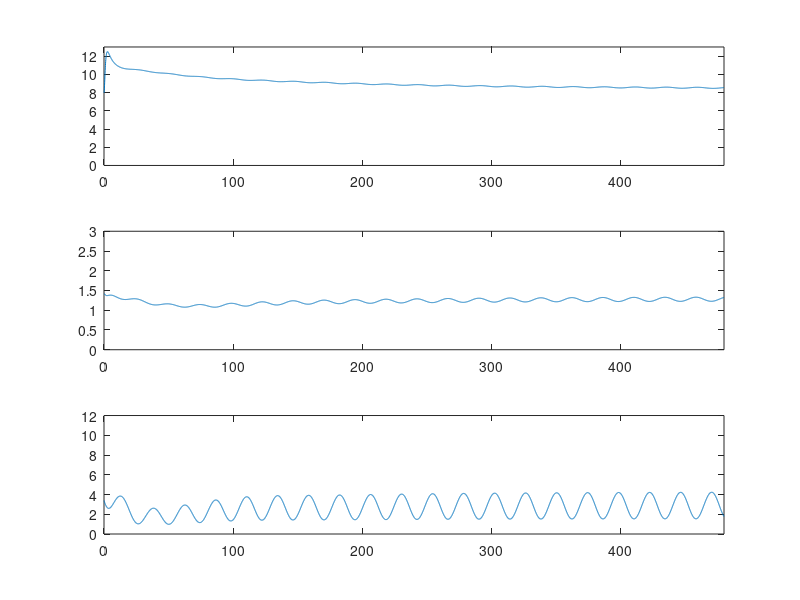

MATLAB code for this plot:
% this version has timedelays
% Thyroid hormone equations implementation based on 
% May 10, 2012 equations.
% Some equations are set to constants
% $ octave
% octave:1> thyroidglobal2
clc; clear all;

global p1 p2 p3 p4 p5 p6 p7 p8 p9 p10 p11 p12 p13 p14 p15 p16 p17 p18 p19;
global p20 p21 p22 p23 p24 p25 p26 p27 p28 p29 p30 p31 p32 p33 p34 p35 p36;
global p37 p38 p39 p40 p41 p42 p43 p44 p45 p46 p47 p48 kdelay u1 u4;

u1 = 0;        %194.439722;
u4 = 0;
kdelay = 5/8;               %(n-1)/k = t; n comps, t = 8hr

p1 = 0.00168;               %S4
p2 = 8;                     %tau
p3 = 0.868;                 %k12
p4 = 0.108;                 %k13
p5 = 584;                   %k31free
p6 = 1503;                  %k21free
p7 = 0.000289;              %A
p8 = 0.000214;              %B
p9 = 0.000128;              %C
p10 = -8.83*10^-6;          %D
p11 = 0.881;                %k4absorb
p12 = 0.0189;               %k02
p13 = 3.85*10^-4;           %VmaxD1fast
p14 = 2.85;                 %KmD1fast
p15 = 6.63*10^-4;           %VmaxD1slow
p16 = 95;                   %KmD1slow
p17 = 0.00109;              %VmaxD2slow
p18 = 0.075;                %KmD2slow
p19 = 3.71*10^-4;           %S3
p20 = 5.37;                 %k45
p21 = 0.0689;               %k46
p22 = 127;                  %k64free
p23 = 2043;                 %k54free
p24 = 0.00395;              %a
p25 = 0.00185;              %b
p26 = 0.00061;              %c
p27 = 0.000505;             %d
p28 = 0.882;                %k3absorb
p29 = 0.207;                %k05
p30 = 1166;                 %Bzero
p31 = 581;                  %Azero
p32 = 2.37;                 %Amax
%p33 = -3.71;                %phi
p33 = -4.4668;                %phi
p34 = 0.53;                 %kdegTSH-HYPO
p35 = 0.037;                %VmaxTSH
p36 = 23;                   %K50TSH
p37 = 0.118;                %k3
p38 = 0.29;                 %T4P-EU
p39 = 0.006;                %T3P-EU
p40 = 0.037;                %KdegT3B
p41 = 0.0034;               %KLAG-HYPO
p42 = 5;                    %KLAG
p43 = 1.3;                  %k4dissolve
p44 = 0.119;                %k4excrete
p45 = 1.78;                 %k3dissolve
p46 = 0.118;                %k3excrete
p47 = 3;                    %Vp
p48 = 3.5;                  %VTSH

% Equations are in a separate function
function [dqdt] = ODEss(t,q)
global p1 p2 p3 p4 p5 p6 p7 p8 p9 p10 p11 p12 p13 p14 p15 p16 p17 p18 p19;
global p20 p21 p22 p23 p24 p25 p26 p27 p28 p29 p30 p31 p32 p33 p34 p35 p36;
global p37 p38 p39 p40 p41 p42 p43 p44 p45 p46 p47 p48 kdelay u1 u4;

%_____________________________________________________________________
% Auxillaries
%q10init= T4Dose;                                               %T4Dose
%q11init= T3Dose;                                               %T3Dose
q4F= (p24 +p25*q(1) +p26*q(1)^2 +p27*q(1)^3) *q(4);             %FT3p
q1F= (p7 +p8*q(1) +p9*q(1)^2 +p10*q(1)^3) *q(1);                %FT4p
SR3= p19*q(19);%%%%%%%%%%% p2 is tau
SR4= p1*q(19);%%%%%%%%%%%%%
%fCIRC= 1+(p32/(p31*exp(-q(9)))-1)*(1/(1+exp(10*q(9)-55)));
fCIRC= 1;
%SRTSH= (p30 +p31*fCIRC*sin(pi/12*t-p33)) *exp(-q(9));
SRTSH= (p30 +p31*fCIRC*sin(pi/12*t-p33)) *exp(-0.118*q(8));
%SRTSH= 0;
%fdegTSH= p34 +p35/(p36+q(7));
fdegTSH= 0.756;
fLAG= p41 +2*q(8)^11/(p42^11 +q(8)^11);
%f4= p37 +5*p37/(1+exp(2*q(8)-7));
f4= 1;

%p17 = 4*p15;                                                    %80:20 conversion ratio

%_____________________________________________________________________
% ODEs
q1dot= SR4 +p3*q(2) +p4*q(3) -(p5+p6)*q1F +p11*q(11) +u1;       %T4dot
q2dot= p6*q1F -(p3+p12+ p13/(p14+q(2)))*q(2);                   %T4fast
q3dot= p5*q1F -(p4+ p15/(p16+q(3)) +p17/(p18+q(3)))*q(3);       %T4slow
q4dot= SR3 +p20*q(5) +p21*q(6) -(p22+p23)*q4F +p28*q(13) +u4;   %T3pdot
q5dot= p23*q4F +p13*q(2)/(p14+q(2)) -(p20+p29)*q(5);            %T3fast
q6dot= p22*q4F +p15*q(3)/(p16+q(3)) +p17*q(3)/(p18+q(3))-p21*q(6);%T3slow
q7dot= SRTSH -fdegTSH*q(7);                                     %TSHp
%q8dot= f4/p38*q(1) +p37/p39*q(4) -p40*q(8);                     %T3B
q8dot= q(1)/p38 +q(4)/p39 -p40*q(8);                     %T3B
q9dot= fLAG*(q(8)-q(9));                                        %T3B LAG
q10dot= -p43*q(10);                                             %T4PILLdot
q11dot= p43*q(10) - (p44+p11)*q(11);                            %T4GUTdot
q12dot= -p45*q(12);                                             %T3PILLdot
q13dot= p45*q(12) -(p46+p28)*q(13);                             %T3GUTdot

%_____________________________________________________________________
% Delay ODEs
q14dot= -kdelay*q(14) +q(7);                                    %delay1
q15dot= kdelay*(q(14) -q(15));                                  %delay2
q16dot= kdelay*(q(15) -q(16));                                  %delay3
q17dot= kdelay*(q(16) -q(17));                                  %delay4
q18dot= kdelay*(q(17) -q(18));                                  %delay5
q19dot= kdelay*(q(18) -q(19));                                  %delay6

%_____________________________________________________________________
%Outputs
y1= 777*q(1)/(10*p47);
y4= 651*q(4)/p47;
y7= 5.6*q(7)/p48;
y(1) = y1;
y(2) = y4;
y(3) = y7;
y = y';

%%%%%%%%%%%%%%%%%%%%%%%%%_______________________________________
%ODE vector
dqdt(1)=q1dot;
dqdt(2)=q2dot;
dqdt(3)=q3dot;
dqdt(4)=q4dot;
dqdt(5)=q5dot;
dqdt(6)=q6dot;
dqdt(7)=q7dot;
dqdt(8)=q8dot;
dqdt(9)=q9dot;
dqdt(10)=q10dot;
dqdt(11)=q11dot;
dqdt(12)=q12dot;
dqdt(13)=q13dot;
dqdt(14)=q14dot;
dqdt(15)=q15dot;
dqdt(16)=q16dot;
dqdt(17)=q17dot;
dqdt(18)=q18dot;
dqdt(19)=q19dot;
dqdt=dqdt';

endfunction

T4conv  = 777/30;
T3conv  = 651/p47;
TSHconv = 5.6/p48;

%solve
% all ICs 0
%q0 = [0; 0; 0; 0; 0; 0; 0; 0; 0; 0; 0; 0; 0];  % ICs (Note: s0 = e0)
% Sara's ICs. From thyroid_sim.py
%q0 = [0.29084565; 0.17812003; 0.56569934; 0.0071879; 0.01203157; 0.08047781; 2.42113484; 6.24768772; 6.5; 0; 0; 0; 0; 0; 0; 0; 0; 0; 0];  % ICs (Note: s0 = e0)
%Marisa's ICs. Transmitted orally from Johnny
%q0 = [0.298; 0.181; 0.581; 0.00584; 0.00994; 0.0491; 1.74; 1.805; 1.805; 0; 0; 0; 0; 0; 0; 0; 0; 0; 0];  % ICs (Note: s0 = e0)
% Also Marisa's IC. The ~55 is calculated from 2/0.0386
%q0 = [0.298; 0.181; 0.581; 0.00584; 0.00994; 0.0491; 1.74; 54.805; 1.805; 0; 0; 0; 0; 0; 0; 0; 0; 0; 0];  % ICs (Note: s0 = e0)
% Using the SS above to 24 hours and added 400 mcg T4
q0 = [0.30753; 0.18899; 0.57109; 0.0065053; 0.010895; 0.055676; 2.1205; 51.875; 51.769; .515; 0; 0; 0; 4.3401; 5.3306; 6.1941; 6.8059; 7.1011; 7.0728];  % ICs (Note: s0 = e0)
% IC after running to SS using ICs from above.
%q0 = [0.33500; 0.21219; 0.66716; 0.0062479; 0.010644; 0.067288; 1.9199; 6.9864; 6.9861; 0; 0; 0; 0; 3.5876; 3.9612; 4.1594; 4.1804; 4.0486; 3.8069];  % ICs (Note: s0 = e0)
tspan = [0 480];

% default RelTol and AbsTol are 0.000001.
% Increasing all these numbers decreased the solve time. MaxStep seems
% particularly important
%vopt = odeset ('RelTol',1e-4,'AbsTol',1e-4,'InitialStep',1e-1,'MaxStep',1e-2);
vopt = odeset ('NormControl','on','InitialStep',1e-1,'MaxStep',1e-1);
%vopt = odeset ('NormControl','on');
[t,x]=ode23(@ODEss, tspan, q0, vopt);
y(:,1) = x(:,1)*T4conv;
y(:,2) = x(:,4)*T3conv;
y(:,3) = x(:,7)*TSHconv;
subplot(3,1,1);
%plot(t,x(:,1));
plot(t,y(:,1));
axis([0, 480, 0, 13]);
subplot(3,1,2);
%plot(t,x(:,4));
plot(t,y(:,2));
axis([0, 480, 0, 3]);
subplot(3,1,3);
%plot(t,x(:,7));
plot(t,y(:,3));
axis([0, 480, 0, 12]);
% last t appears to be 0.83444

% Printing the output for the interface
%[n m] = size(x);
%printf("START_T4_START\n");
%for i = 1:n
%  printf("%0.4f\n",x(i,1));
%end
%printf("END_T4_END\n");
%
%printf("START_T3_START\n");
%for i = 1:n
%  printf("%0.4f\n",x(i,4));
%end
%printf("END_T3_END\n");
%
%printf("START_TSH_START\n");
%for i = 1:n
%  printf("%0.4f\n",x(i,7));
%end
%printf("END_TSH_END\n");
%
%printf("START_t_START\n");
%for i = 1:n
%  printf("%0.4f\n",t(i));
%end
%printf("END_t_END\n");
